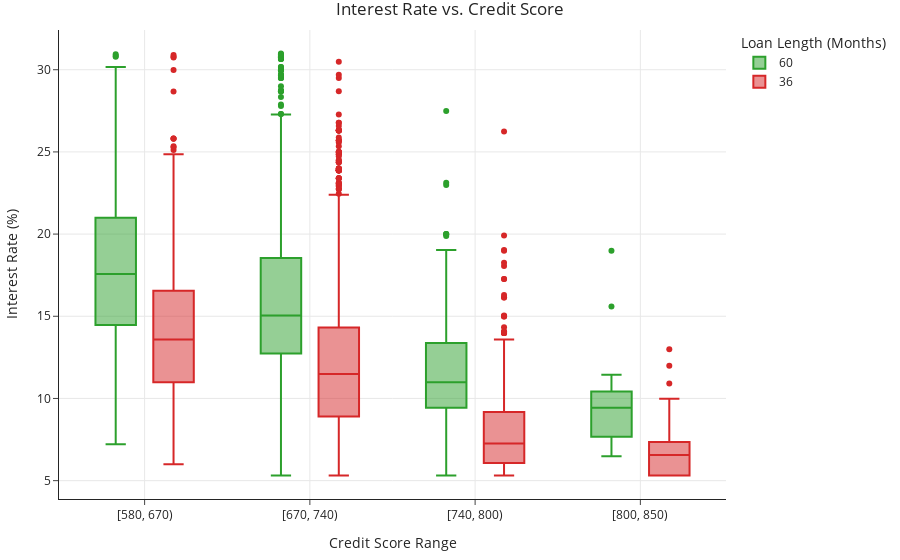

The notebook cell this image was saved under:
### Markdown cell above
Run the cell below to draw your boxplot. If you did everything correctly, it should look like the example above. Make sure to run this cell before moving forward, otherwise the tests won't work correctly.

### Code cell
q3_fig = create_boxplot(loans)
q3_fig

### Figure 1 — Plotly figure (JSON) as saved in the notebook; plotly's stock layout.template omitted (floating-point values rounded to 4 significant figures; data arrays with more than 128 entries replaced by an {"elided": "..."} marker saying what was removed)
{"data": [{"alignmentgroup": "True", "hovertemplate": "Loan Length (Months)=60<br>Credit Score Range=%{x}<br>Interest Rate (%)=%{y}<extra></extra>", "legendgroup": "60", "marker": {"color": "#2CA02C"}, "name": "60", "notched": false, "offsetgroup": "60", "orientation": "v", "showlegend": true, "type": "box", "x": {"elided": "2067 str values"}, "x0": " ", "xaxis": "x", "y": {"elided": "2067 float values"}, "y0": " ", "yaxis": "y"}, {"alignmentgroup": "True", "hovertemplate": "Loan Length (Months)=36<br>Credit Score Range=%{x}<br>Interest Rate (%)=%{y}<extra></extra>", "legendgroup": "36", "marker": {"color": "#D62728"}, "name": "36", "notched": false, "offsetgroup": "36", "orientation": "v", "showlegend": true, "type": "box", "x": {"elided": "4233 str values"}, "x0": " ", "xaxis": "x", "y": {"elided": "4233 float values"}, "y0": " ", "yaxis": "y"}], "layout": {"boxmode": "group", "legend": {"title": {"text": "Loan Length (Months)"}, "tracegroupgap": 0}, "title": {"text": "Interest Rate vs. Credit Score"}, "xaxis": {"anchor": "y", "categoryarray": ["[580, 670)", "[670, 740)", "[740, 800)", "[800, 850)"], "categoryorder": "array", "domain": [0, 1], "title": {"text": "Credit Score Range"}}, "yaxis": {"anchor": "x", "domain": [0, 1], "title": {"text": "Interest Rate (%)"}}}}
